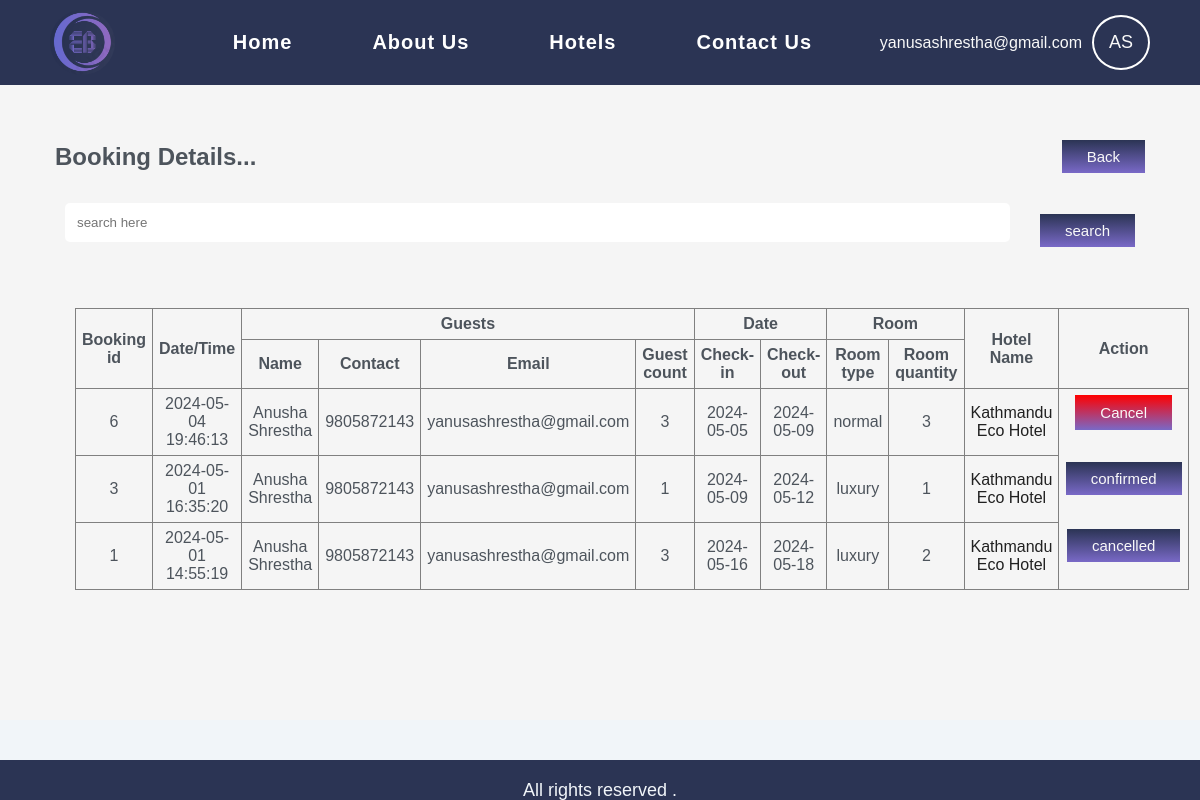
Screenshot of /ubooking.php (signed in) with the database file from the repository.
### tables this page shows
CREATE TABLE `users` (
  `user_id` int NOT NULL,
  `fullname` varchar(255) NOT NULL,
  `email` varchar(255) NOT NULL,
  `password` varchar(255) NOT NULL,
  `phone` varchar(20) DEFAULT NULL,
  `images` blob
);

CREATE TABLE `reservations` (
  `reservation_id` int NOT NULL,
  `guest_name` varchar(100) NOT NULL,
  `guests_num` int NOT NULL,
  `contact_information` varchar(255) DEFAULT NULL,
  `check_in_date` date NOT NULL,
  `check_out_date` date NOT NULL,
  `room_number` varchar(20) NOT NULL,
  `room_type` varchar(50) DEFAULT NULL,
  `bed_type` varchar(50) DEFAULT NULL,
  `total_price` decimal(10,2) NOT NULL,
  `payment_method` varchar(50) NOT NULL,
  `hotel_id` int DEFAULT NULL,
  `booking_date` datetime NOT NULL DEFAULT CURRENT_TIMESTAMP,
  `reservation_status` enum('confirmed','pending','cancelled') NOT NULL DEFAULT 'pending',
  `email` varchar(255) NOT NULL
);

CREATE TABLE `hotels` (
  `hotel_id` int NOT NULL,
  `hotel_name` varchar(255) NOT NULL,
  `hotel_email` varchar(255) NOT NULL,
  `hotel_address` varchar(255) NOT NULL,
  `hotel_contact` varchar(20) NOT NULL,
  `description` text,
  `photos` varchar(255) NOT NULL,
  `ratings` int DEFAULT NULL
);

### ubooking.php (the view, shortened to what this page needs)
<?php
include 'connection.php';
$loggedInEmail = $_SESSION['email'];
$sql = "SELECT r.*, h.hotel_name, h.hotel_address, r.reservation_status
        FROM reservations r
        INNER JOIN hotels h ON r.hotel_id = h.hotel_id
        WHERE r.email = ?
        ORDER BY CASE WHEN r.reservation_status = 'pending' THEN 0 ELSE 1 END, r.reservation_status ASC";
$stmt = $conn->prepare($sql);
$stmt->bind_param("s", $loggedInEmail);
$stmt->execute();
$result = $stmt->get_result();
$reservations = [];
while ($row = $result->fetch_assoc()) {
    $reservations[] = $row;
}
?>
<!DOCTYPE html>
<html lang="en">
<head>
    <link rel="stylesheet" href="./css/dashboard.css">
</head>
<body>
    <?php
    include 'nav.php';
    ?>
    <div class="dashboard">
        <div class="second--section">
            <div class="info">
                <h2>Booking Details...</h2>
                <a href="dashboard.php"><button>Back</button></a>
            </div>
            <div class="search">
                <form action="#" id="searchForm" onsubmit="return true;">
                    <input type="search" placeholder="search here" name="search" />
                    <button type="submit" onclick="searchTable()">search</button>
                </form>
            </div>
            <div class="more--details">
                <table border="1px" style="border-collapse: collapse; width: 100%">
                    <thead>
                        <tr>
                            <th rowspan="2">Booking id</th>
                            <th rowspan="2">Date/Time</th>
                            <th colspan="4">Guests</th>
                            <th colspan="2">Date</th>
                            <th colspan="2">Room</th>
                            <th rowspan="2">Hotel Name</th>
                            <th rowspan="2" colspan="2">Action</th>
                        </tr>
                        <tr>
                            <th>Name</th>
                            <th>Contact</th>
                            <th>Email</th>
                            <th>Guest count</th>
                            <th>Check-in</th>
                            <th>Check-out</th>
                            <th>Room type</th>
                            <th>Room quantity</th>
                        </tr>
                    </thead>
                    <tbody>
                        <?php foreach ($reservations as $info): ?>
                            <tr>
                                <td><?php echo $info['reservation_id']; ?></td>
                                <td><?php echo $info['booking_date']; ?></td>
                                <td><?php echo $info['guest_name']; ?></td>
                                <td><?php echo $info['contact_information']; ?></td>
                                <td><?php echo $info['email']; ?></td>
                                <td><?php echo $info['guests_num']; ?></td>
                                <td><?php echo $info['check_in_date']; ?></td>
                                <td><?php echo $info['check_out_date']; ?></td>
                                <td><?php echo $info['room_type']; ?></td>
                                <td><?php echo $info['room_number']; ?></td>
                                <td>
                                    <a href="book.php?hotel_id=<?php echo $info['hotel_id']; ?>">
                                        <?php echo $info['hotel_name']; ?>
                                    </a>
                                </td>
                                <td class="action">
                                    <?php if ($info['reservation_status'] == 'confirmed' || $info['reservation_status'] == 'cancelled' || $info['reservation_status'] == 'declined'): ?>
                                        <button type="button" disabled><?php echo $info['reservation_status'] ?></button>
                                    <?php else: ?>
                                        <form action="cancel.php" method="POST">
                                            <button type="submit" name="declined" class="button1">Cancel</button>
                                        </form>
                                    <?php endif; ?>
                                </td>
                            </tr>
                        <?php endforeach; ?>
                    </tbody>
                </table>
            </div>
        </div>
    </div>
</body>
</html>
<?php
include 'footer.php';
?>

### nav.php (shortened to what this page needs)
<?php
include 'connection.php';
$loggedInEmail = isset($_SESSION['email']) ? $_SESSION['email'] : null;
$guestName = '';
$profileImagePath = '';
if ($loggedInEmail) {
    $sql_admin = "SELECT fullname, email, images FROM admins WHERE email = ?";
    $sql_user = "SELECT fullname, email, images FROM users WHERE email = ?";
    $stmt_admin = mysqli_prepare($conn, $sql_admin);
    $stmt_user = mysqli_prepare($conn, $sql_user);
    if ($stmt_admin && $stmt_user) {
        mysqli_stmt_bind_param($stmt_admin, "s", $loggedInEmail);
        mysqli_stmt_bind_param($stmt_user, "s", $loggedInEmail);
        mysqli_stmt_execute($stmt_admin);
        $result_admin = mysqli_stmt_get_result($stmt_admin);
        if ($row_admin = mysqli_fetch_assoc($result_admin)) {
            $guestName = $row_admin['fullname'];
            $profileImagePath = $row_admin['images'];
        } else {
            mysqli_stmt_execute($stmt_user);
            $result_user = mysqli_stmt_get_result($stmt_user);
            if ($row_user = mysqli_fetch_assoc($result_user)) {
                $guestName = $row_user['fullname'];
                $profileImagePath = $row_user['images'];
            }
        }
    } else {
        echo "Error: Unable to prepare SQL statements.";
        exit();
    }
}
function generateProfilePicture($fullname)
{
    $names = explode(" ", $fullname);
    $firstInitial = strtoupper(substr($names[0], 0, 1));
    $lastInitial = isset($names[1]) ? strtoupper(substr($names[1], 0, 1)) : '';
    return $firstInitial . $lastInitial;
}
?>
<!DOCTYPE html>
<html lang="en">
<head>
    <link rel="stylesheet" href="./css/home.css">
</head>
<body>
    <nav>
        <div class="navigation_bar">
            <div class="logo">
                <a href="landing.php"><img src="./images/logo3.png" alt="logo"></a>
            </div>
            <div class="menu">
                <ul>
                    <li><a href="landing.php">Home</a></li>
                    <li><a href="Aboutus.php">About Us</a></li>
                    <li><a href="hotellist.php">Hotels</a></li>
                    <li><a href="contact_us.php">Contact Us</a></li>
                </ul>
            </div>
            <div class="admin--profile">
                <?php if ($loggedInEmail): ?>
                <div class="dropdown" onclick="toggleDropdown()">
                    <p><?php echo htmlspecialchars($loggedInEmail); ?></p>
                    <?php if (!empty($profileImagePath) && file_exists($profileImagePath)): ?>
                    <img src="<?php echo htmlspecialchars($profileImagePath); ?>" alt="Profile Picture">
                    <?php else: ?>
                    <div class="default-profile-image"><?php echo htmlspecialchars(generateProfilePicture($guestName)); ?></div>
                    <?php endif; ?>
                </div>
                <?php else: ?>
                <a href="login.php">Log In</a>
                <a href="signup.php">Sign Up</a>
                <?php endif; ?>
            </div>
        </div>
    </nav>
</body>
</html>

### css/dashboard.css (style rules this page uses)
* { margin: 0; padding: 0; }
body { background-color: #f9f9f9; display: flex; flex-direction: column; min-height: 100vh; flex-wrap: wrap; }
a { text-decoration: none; color: black; }
.search button { color: #4d4d4f; }
.admin--profile { display: flex; justify-content: center; align-items: center; column-gap: 20px; padding-right: 20px; font-size: 18px; }
.default-profile-image { padding: 15px; border: 2px solid white; border-radius: 50%; }
.dashboard { display: flex; width: 100%; background-color: whitesmoke; flex: 1; }
.second--section { width: 100%; }
.more--details { margin: 20px; text-align: center; }
table th, td { padding: 6px; }

### css/home.css (style rules this page uses)
* { margin: 0; padding: 0; box-sizing: border-box; font-family: Arial, Helvetica, sans-serif; color: #4d545c; }
body { background-color: #f1f5f9; }
.navigation_bar { padding: 10px; display: flex; justify-content: space-between; flex-wrap: wrap; align-items: center; background-color: #2b3454; }
.navigation_bar a { text-decoration: none; color: white; transition: color 0.3s ease; font-weight: 800; font-size: 20px; padding: 10px 40px; letter-spacing: 1px; }
.navigation_bar ul { margin-left: 100px; list-style-type: none; display: flex; justify-content: center; }
.logo { width: 65px; height: 65px; }
.logo img { border-radius: 50px; width: 100%; height: 100%; }
.admin--profile { display: flex; align-items: center; }
.admin--profile p { font-size: 16px !important; }
.dropdown { position: relative; display: flex; align-items: center; margin-right: 20px; cursor: pointer; }
.dropdown p { margin: 0; padding: 0 10px; font-size: 14px; }
.default-profile-image { color: #f9f9f9; }
.info { display: flex; justify-content: space-between; align-items: center; }
form { display: flex; column-gap: 30px; margin: 0 10px; }
button { background: linear-gradient(to top, #7969c7, #2b3454); border: none; align-items: center; font-size: 15px; color: #f9f9f9; }
a { text-decoration: none; color: #212121; }
.admin--profile { display: flex; justify-content: center; align-items: center; column-gap: 20px; padding-right: 20px; }
.admin--profile p { font-size: 18px; color: #f9f9f9; }
.default-profile-image { padding: 15px; border: 2px solid white; border-radius: 50%; }
.reservation--info, input { width: 100%; padding: 12px; margin-bottom: 16px; box-sizing: border-box; border: none; border-radius: 5px; color: #4d4d4f; }

### ubooking.php (style rules this page uses)
button { padding: 8px 25px !important; padding-top: 20px; cursor: pointer; background: linear-gradient(to top, #7969c7, #2b3454); color: #f9f9f9 !important; border: none; }
input { width: 100%; padding: 7px 20px; border: 1px solid #7969c7; }
.second--section { padding: 55px; display: flex; flex-direction: column; row-gap: 30px; }
.more--details { display: flex; flex-direction: column; row-gap: 20px; }
.button1 { padding: 9px 25px !important; cursor: pointer; background: linear-gradient(to top, #7969c7, #f00); border: none; color: #f9f9f9 !important; }
.action { display: flex; justify-content: space-around; border: none; }
form { display: flex; column-gap: 20px; align-items: center; }

### rows the page displays
users: fullname "AS"
reservations: reservation_id "6", booking_date "2024-05-04 19:46:13", guest_name "Anusha Shrestha", contact_information "9805872143", email "yanusashrestha@gmail.com", guests_num "3", check_in_date "2024-05-05", check_out_date "2024-05-09", room_type "normal", room_number "3", hotel.hotel_name "Kathmandu Eco Hotel"
reservations: reservation_id "3", booking_date "2024-05-01 16:35:20", guest_name "Anusha Shrestha", contact_information "9805872143", email "yanusashrestha@gmail.com", guests_num "1", check_in_date "2024-05-09", check_out_date "2024-05-12", room_type "luxury", room_number "1", hotel.hotel_name "Kathmandu Eco Hotel", reservation_status "confirmed"
reservations: reservation_id "1", booking_date "2024-05-01 14:55:19", guest_name "Anusha Shrestha", contact_information "9805872143", email "yanusashrestha@gmail.com", guests_num "3", check_in_date "2024-05-16", check_out_date "2024-05-18", room_type "luxury", room_number "2", hotel.hotel_name "Kathmandu Eco Hotel", reservation_status "cancelled"

### other values shown
$loggedInEmail "yanusashrestha@gmail.com"
